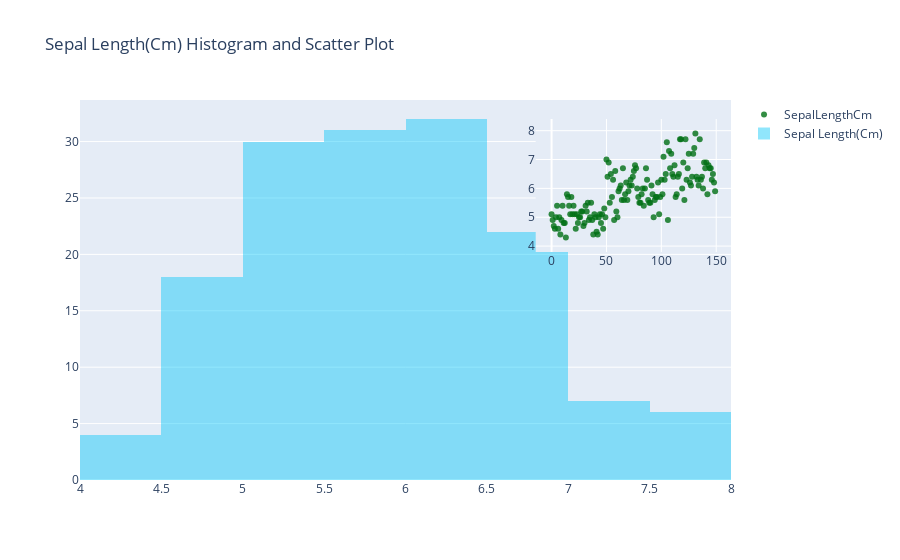

Notebook cell for this chart:
### Markdown cell above
### Inset Plot (plotly)

### Code cell
# trace1 is line plot
# go: graph object
trace1 = go.Scatter(
    x=df.index,
    y=df.SepalLengthCm,
    mode = "markers",
    xaxis='x2',
    yaxis='y2',
    name = "SepalLengthCm",
    marker = dict(color = 'rgba(0, 112, 20, 0.8)'),
)

# trace2 is histogram
trace2 = go.Histogram(
    x=df.SepalLengthCm,
    opacity=0.75,
    name = "Sepal Length(Cm)",
    marker=dict(color='rgba(10, 200, 250, 0.6)'))

# add trace1 and trace2
data = [trace1, trace2]
layout = go.Layout(
    xaxis2=dict(
        domain=[0.7, 1],
        anchor='y2',        
    ),
    yaxis2=dict(
        domain=[0.6, 0.95],
        anchor='x2',
    ),
    title = ' Sepal Length(Cm) Histogram and Scatter Plot'
)
fig = go.Figure(data=data, layout=layout)
iplot(fig)

### Figure 1 — Plotly figure (JSON) as saved in the notebook; plotly's stock layout.template omitted (floating-point values rounded to 4 significant figures; data arrays with more than 128 entries replaced by an {"elided": "..."} marker saying what was removed)
{"data": [{"marker": {"color": "rgba(0, 112, 20, 0.8)"}, "mode": "markers", "name": "SepalLengthCm", "type": "scatter", "x": {"elided": "150 int values"}, "xaxis": "x2", "y": {"elided": "150 float values"}, "yaxis": "y2"}, {"marker": {"color": "rgba(10, 200, 250, 0.6)"}, "name": "Sepal Length(Cm)", "opacity": 0.75, "type": "histogram", "x": {"elided": "150 float values"}}], "layout": {"autosize": true, "title": {"text": " Sepal Length(Cm) Histogram and Scatter Plot"}, "xaxis": {"autorange": false, "range": [4, 8], "type": "linear"}, "xaxis2": {"anchor": "y2", "autorange": false, "domain": [0.7, 1], "range": [-14.47, 163.5], "type": "linear"}, "yaxis": {"autorange": false, "range": [0, 33.68]}, "yaxis2": {"anchor": "x2", "autorange": false, "domain": [0.6, 0.95], "range": [3.795, 8.405], "type": "linear"}}}
